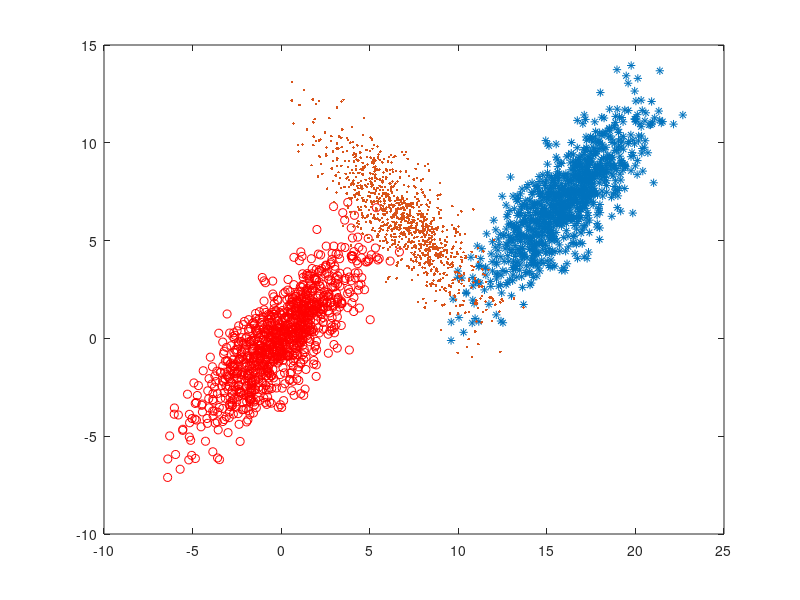

Write the MATLAB code that produced this figure. (Note: this script raises an error after producing the figure.)
data=normrnd(0,1,2,1000);
data1=data;
data2=data;
p1=[1;1]./sqrt(2);
p2=[1;-1]./sqrt(2);
p3=[1;-1]./sqrt(2);
p4=[1;1]./sqrt(2);
X=[p1,p2]*[3,0;0,1];
A1=[p3,p4]*[3,0;0,1];
yy=X*data;
yy1=X*data1;
yy2=A1*data2;
yy1(1,:)=yy1(1,:)+16;
yy1(2,:)=yy1(2,:)+7;
yy2(1,:)=yy2(1,:)+7;
yy2(2,:)=yy2(2,:)+6;
plot(yy(1,:),yy(2,:),'ro')
hold on;
plot(yy1(1,:),yy1(2,:),'*')
hold on;
plot(yy2(1,:),yy2(2,:),'.')
E=[yy,yy1,yy2];
R=zeros(1,3000);
R(1:1:1000)=1;
R(1001:1:2000)=2;
R(2001:1:3000)=3;
Q=[E;R];
X=zeros(3,4);
C=zeros(2,4);
B=ceil(rand(1,4)*3000);
D=zeros(3000,1);
F=zeros(3000,4);
for b=1:1:4
    X(:,b)=Q(:,B(b));
    C(:,b)=E(:,B(b));
end
A=LearnVec(Q,0.001,X,3)
figure()
plot(C(1,:),C(2,:),'r.')

D=zeros(3000,4);
for j=1:1:3000
    D(j,1)=norm(E(:,j)-A(1:2,1));
    D(j,2)=norm(E(:,j)-A(1:2,2));
    D(j,3)=norm(E(:,j)-A(1:2,3));
    D(j,4)=norm(E(:,j)-A(1:2,4));
end
MinVec=zeros(1,3000);
for j=1:3000
    [~,Index]=min(D(j,:));
    MinVec(j)=Index;
end
Index1=find(MinVec==1);
Index2=find(MinVec==2);
Index3=find(MinVec==3);
Index4=find(MinVec==4);
C1=E(:,Index1);
C2=E(:,Index2);
C3=E(:,Index3);
C4=E(:,Index4);
figure()
plot(C1(1,:),C1(2,:),'r.')
hold on
plot(C2(1,:),C2(2,:),'k.')
plot(C3(1,:),C3(2,:),'g.')
plot(C4(1,:),C4(2,:),'m.')
    